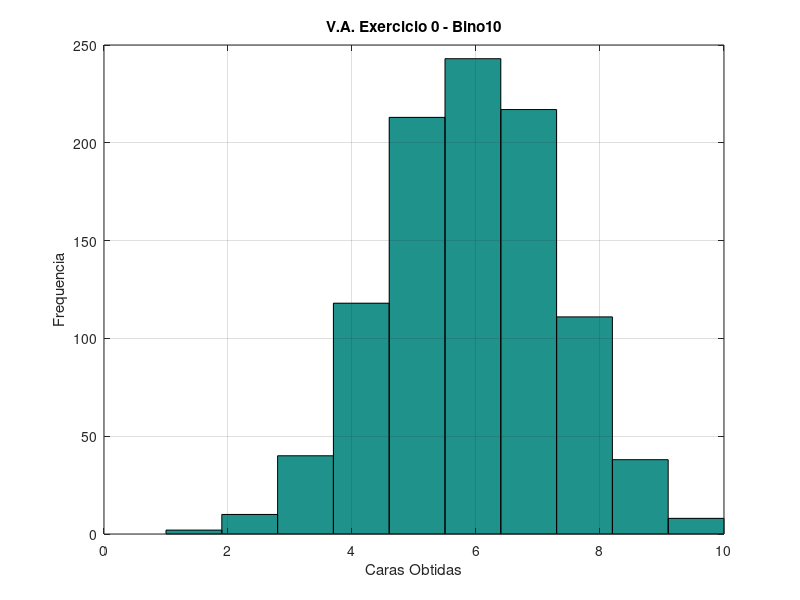

The MATLAB script that drew this image:
## Copyright (C) 2021 Karoliny Oliveira Ozias Silva

function bino10 ()
  n = 1000;
  for i = 1:n
    n_caras (i) = 0;
    for j = 1:10
      if (rand () < 0.6) # se for cara
        n_caras (i) = n_caras (i) + 1;
      endif
    endfor
  endfor
  
  hist(n_caras)
  xlabel ("Caras Obtidas");
  ylabel ("Frequencia")
  title ("V.A. Exercicio 0 - Bino10")
  grid
endfunction

